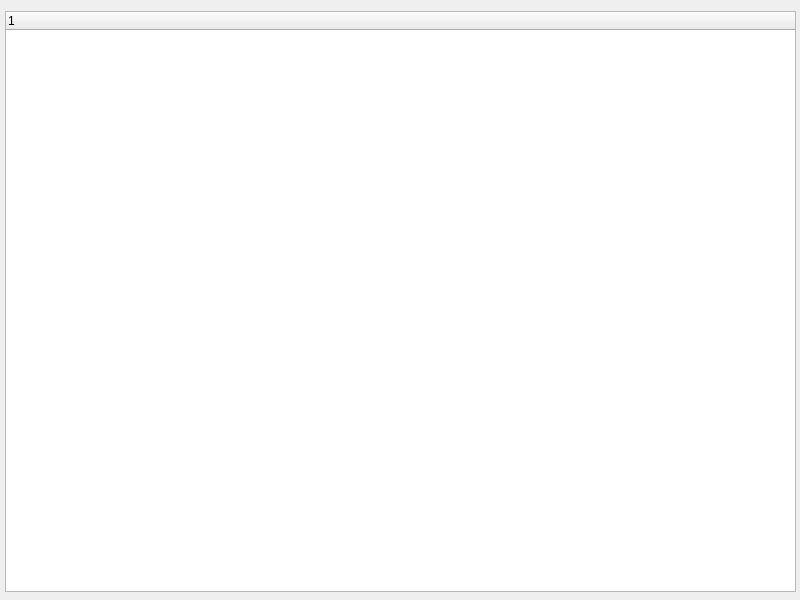
<?xml version="1.0" encoding="UTF-8"?>
<ui version="4.0">
 <class>Admin</class>
 <widget class="QWidget" name="Admin">
  <property name="geometry">
   <rect>
    <x>0</x>
    <y>0</y>
    <width>800</width>
    <height>600</height>
   </rect>
  </property>
  <property name="minimumSize">
   <size>
    <width>800</width>
    <height>600</height>
   </size>
  </property>
  <property name="maximumSize">
   <size>
    <width>800</width>
    <height>600</height>
   </size>
  </property>
  <property name="windowTitle">
   <string>Form</string>
  </property>
  <widget class="QTreeWidget" name="tree">
   <property name="geometry">
    <rect>
     <x>5</x>
     <y>11</y>
     <width>791</width>
     <height>581</height>
    </rect>
   </property>
   <property name="sizePolicy">
    <sizepolicy hsizetype="Preferred" vsizetype="Preferred">
     <horstretch>0</horstretch>
     <verstretch>0</verstretch>
    </sizepolicy>
   </property>
   <column>
    <property name="text">
     <string notr="true">1</string>
    </property>
   </column>
  </widget>
 </widget>
 <resources/>
 <connections/>
</ui>
